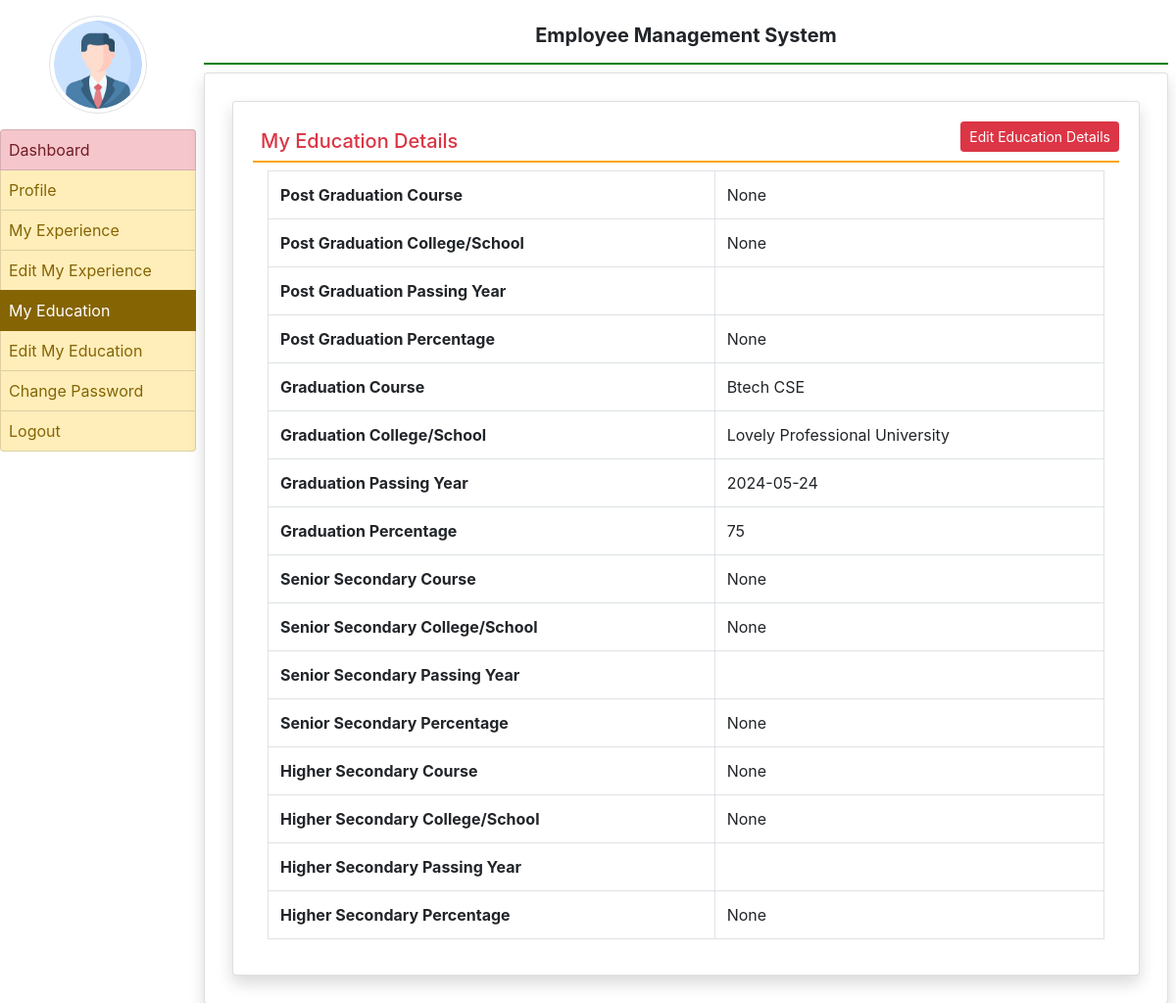
/my_education/ (signed in), run on the app's committed database.
### employee/models.py (models this page shows, shortened)
class EmployeeEducation(models.Model):
    user = models.ForeignKey(User, on_delete=models.CASCADE)
    coursepg = models.CharField(max_length=100,null=True)
    schoolclgpg = models.CharField(max_length=200,null=True)
    yearofpassingpg = models.CharField(max_length=20,null=True)
    percentagepg = models.CharField(max_length=30,null=True)
    coursegra = models.CharField(max_length=100,null=True)
    schoolclggra = models.CharField(max_length=200,null=True)
    yearofpassinggra = models.CharField(max_length=20,null=True)
    percentagegra = models.CharField(max_length=30,null=True)
    coursessc = models.CharField(max_length=100,null=True)
    schoolclgssc = models.CharField(max_length=200,null=True)
    yearofpassingssc = models.CharField(max_length=20,null=True)
    percentagessc = models.CharField(max_length=30,null=True)
    coursehsc = models.CharField(max_length=100,null=True)
    schoolclghsc = models.CharField(max_length=200,null=True)
    yearofpassinghsc = models.CharField(max_length=20,null=True)
    percentagehsc = models.CharField(max_length=30,null=True)

### employee/views.py (the view)
# urls.py: path('my_education/',my_education,name="my_education"),
def my_education(request):
    if not request.user.is_authenticated:
        return redirect('emplogin')
    user = request.user
    education = EmployeeEducation.objects.get(user=user)
    return render(request,'my_education.html',locals())

### employee/templates/my_education.html
{% extends 'emp_base.html' %}
{% block main %}
<div class="card shadow m-2">
    <div class="card-body">
        <a href="{% url 'edit_education' %}" class="btn btn-danger float-right btn-sm">Edit Education Details</a>
        <h5 class="p-2 text-danger" style="border-bottom :2px solid orange">My Education Details</h5>
        <div class="container-fluid">
            <table class="table table-bordered">
                <tr>
                    <th>Post Graduation Course</th>
                    <td>{{education.coursepg}}</td>
                </tr>
                <tr>
                    <th>Post Graduation College/School</th>
                    <td>{{education.schoolclgpg}}</td>
                </tr>
                <tr>
                    <th>Post Graduation Passing Year</th>
                    <td>{{education.yearofpassingpg}}</td>
                </tr>
                <tr>
                    <th>Post Graduation Percentage</th>
                    <td>{{education.percentagepg}}</td>
                </tr>
                <tr>
                    <th>Graduation Course</th>
                    <td>{{education.coursegra}}</td>
                </tr>
                <tr>
                    <th>Graduation College/School</th>
                    <td>{{education.schoolclggra}}</td>
                </tr>
                <tr>
                    <th>Graduation Passing Year</th>
                    <td>{{education.yearofpassinggra}}</td>
                </tr>
                <tr>
                    <th>Graduation Percentage</th>
                    <td>{{education.percentagegra}}</td>
                </tr>
                <tr>
                    <th>Senior Secondary Course</th>
                    <td>{{education.coursessc}}</td>
                </tr>
                <tr>
                    <th>Senior Secondary College/School</th>
                    <td>{{education.schoolclgssc}}</td>
                </tr>
                <tr>
                    <th>Senior Secondary Passing Year</th>
                    <td>{{education.yearofpassingssc}}</td>
                </tr>
                <tr>
                    <th>Senior Secondary Percentage</th>
                    <td>{{education.percentagessc}}</td>
                </tr>
                <tr>
                    <th>Higher Secondary Course</th>
                    <td>{{education.coursehsc}}</td>
                </tr>
                <tr>
                    <th>Higher Secondary College/School</th>
                    <td>{{education.schoolclghsc}}</td>
                </tr>
                <tr>
                    <th>Higher Secondary Passing Year</th>
                    <td>{{education.yearofpassinghsc}}</td>
                </tr>
                <tr>
                    <th>Higher Secondary Percentage</th>
                    <td>{{education.percentagehsc}}</td>
                </tr>
            </table>
        </div>
    </div>
</div>
{% endblock %}

### data on the page
EmployeeEducation: coursepg "None", schoolclgpg "None", percentagepg "None", coursegra "Btech CSE", schoolclggra "Lovely Professional University", yearofpassinggra "2024-05-24", percentagegra "75", coursessc "None", schoolclgssc "None", percentagessc "None", coursehsc "None", schoolclghsc "None", percentagehsc "None"
